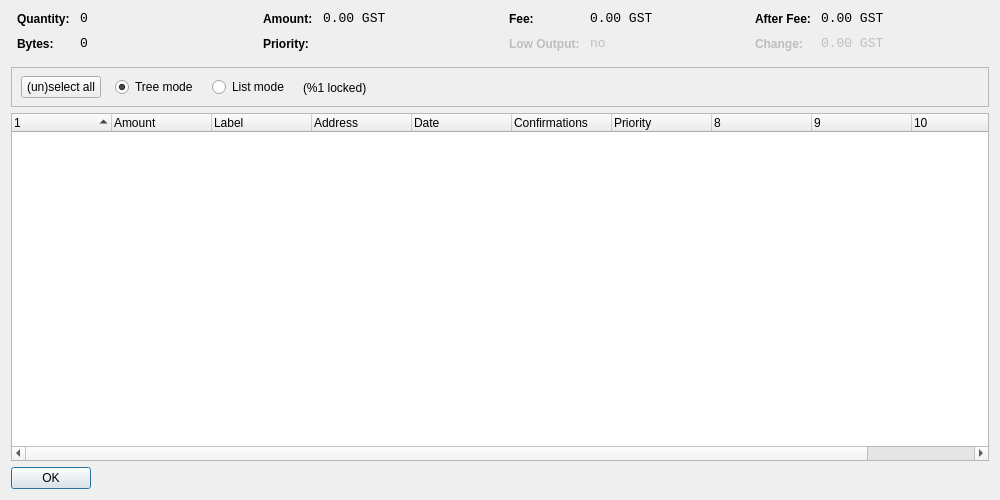
<?xml version="1.0" encoding="UTF-8"?>
<ui version="4.0">
 <class>CoinControlDialog</class>
 <widget class="QDialog" name="CoinControlDialog">
  <property name="geometry">
   <rect>
    <x>0</x>
    <y>0</y>
    <width>1000</width>
    <height>500</height>
   </rect>
  </property>
  <property name="windowTitle">
   <string>Coin Control</string>
  </property>
  <layout class="QVBoxLayout" name="verticalLayout">
   <item>
    <layout class="QHBoxLayout" name="horizontalLayoutTop" stretch="0,0,0,0">
     <property name="topMargin">
      <number>0</number>
     </property>
     <property name="bottomMargin">
      <number>10</number>
     </property>
     <item>
      <layout class="QFormLayout" name="formLayoutCoinControl1">
       <property name="horizontalSpacing">
        <number>10</number>
       </property>
       <property name="verticalSpacing">
        <number>10</number>
       </property>
       <property name="leftMargin">
        <number>6</number>
       </property>
       <property name="rightMargin">
        <number>6</number>
       </property>
       <item row="0" column="0">
        <widget class="QLabel" name="labelCoinControlQuantityText">
         <property name="styleSheet">
          <string notr="true">font-weight:bold;</string>
         </property>
         <property name="text">
          <string>Quantity:</string>
         </property>
        </widget>
       </item>
       <item row="0" column="1">
        <widget class="QLabel" name="labelCoinControlQuantity">
         <property name="font">
          <font>
           <family>Monospace</family>
           <pointsize>10</pointsize>
          </font>
         </property>
         <property name="cursor">
          <cursorShape>IBeamCursor</cursorShape>
         </property>
         <property name="contextMenuPolicy">
          <enum>Qt::ActionsContextMenu</enum>
         </property>
         <property name="text">
          <string notr="true">0</string>
         </property>
         <property name="textInteractionFlags">
          <set>Qt::LinksAccessibleByMouse|Qt::TextSelectableByKeyboard|Qt::TextSelectableByMouse</set>
         </property>
        </widget>
       </item>
       <item row="1" column="0">
        <widget class="QLabel" name="labelCoinControlBytesText">
         <property name="styleSheet">
          <string notr="true">font-weight:bold;</string>
         </property>
         <property name="text">
          <string>Bytes:</string>
         </property>
        </widget>
       </item>
       <item row="1" column="1">
        <widget class="QLabel" name="labelCoinControlBytes">
         <property name="font">
          <font>
           <family>Monospace</family>
           <pointsize>10</pointsize>
          </font>
         </property>
         <property name="cursor">
          <cursorShape>IBeamCursor</cursorShape>
         </property>
         <property name="contextMenuPolicy">
          <enum>Qt::ActionsContextMenu</enum>
         </property>
         <property name="text">
          <string notr="true">0</string>
         </property>
         <property name="textInteractionFlags">
          <set>Qt::LinksAccessibleByMouse|Qt::TextSelectableByKeyboard|Qt::TextSelectableByMouse</set>
         </property>
        </widget>
       </item>
      </layout>
     </item>
     <item>
      <layout class="QFormLayout" name="formLayoutCoinControl2">
       <property name="horizontalSpacing">
        <number>10</number>
       </property>
       <property name="verticalSpacing">
        <number>10</number>
       </property>
       <property name="leftMargin">
        <number>6</number>
       </property>
       <property name="rightMargin">
        <number>6</number>
       </property>
       <item row="0" column="0">
        <widget class="QLabel" name="labelCoinControlAmountText">
         <property name="styleSheet">
          <string notr="true">font-weight:bold;</string>
         </property>
         <property name="text">
          <string>Amount:</string>
         </property>
        </widget>
       </item>
       <item row="0" column="1">
        <widget class="QLabel" name="labelCoinControlAmount">
         <property name="font">
          <font>
           <family>Monospace</family>
           <pointsize>10</pointsize>
          </font>
         </property>
         <property name="cursor">
          <cursorShape>IBeamCursor</cursorShape>
         </property>
         <property name="contextMenuPolicy">
          <enum>Qt::ActionsContextMenu</enum>
         </property>
         <property name="text">
          <string notr="true">0.00 GST</string>
         </property>
         <property name="textInteractionFlags">
          <set>Qt::LinksAccessibleByMouse|Qt::TextSelectableByKeyboard|Qt::TextSelectableByMouse</set>
         </property>
        </widget>
       </item>
       <item row="1" column="0">
        <widget class="QLabel" name="labelCoinControlPriorityText">
         <property name="styleSheet">
          <string notr="true">font-weight:bold;</string>
         </property>
         <property name="text">
          <string>Priority:</string>
         </property>
        </widget>
       </item>
       <item row="1" column="1">
        <widget class="QLabel" name="labelCoinControlPriority">
         <property name="font">
          <font>
           <family>Monospace</family>
           <pointsize>10</pointsize>
          </font>
         </property>
         <property name="cursor">
          <cursorShape>IBeamCursor</cursorShape>
         </property>
         <property name="contextMenuPolicy">
          <enum>Qt::ActionsContextMenu</enum>
         </property>
         <property name="text">
          <string/>
         </property>
         <property name="textInteractionFlags">
          <set>Qt::LinksAccessibleByMouse|Qt::TextSelectableByKeyboard|Qt::TextSelectableByMouse</set>
         </property>
        </widget>
       </item>
      </layout>
     </item>
     <item>
      <layout class="QFormLayout" name="formLayoutCoinControl3">
       <property name="horizontalSpacing">
        <number>10</number>
       </property>
       <property name="verticalSpacing">
        <number>10</number>
       </property>
       <property name="leftMargin">
        <number>6</number>
       </property>
       <property name="rightMargin">
        <number>6</number>
       </property>
       <item row="0" column="0">
        <widget class="QLabel" name="labelCoinControlFeeText">
         <property name="styleSheet">
          <string notr="true">font-weight:bold;</string>
         </property>
         <property name="text">
          <string>Fee:</string>
         </property>
        </widget>
       </item>
       <item row="0" column="1">
        <widget class="QLabel" name="labelCoinControlFee">
         <property name="font">
          <font>
           <family>Monospace</family>
           <pointsize>10</pointsize>
          </font>
         </property>
         <property name="cursor">
          <cursorShape>IBeamCursor</cursorShape>
         </property>
         <property name="contextMenuPolicy">
          <enum>Qt::ActionsContextMenu</enum>
         </property>
         <property name="text">
          <string notr="true">0.00 GST</string>
         </property>
         <property name="textInteractionFlags">
          <set>Qt::LinksAccessibleByMouse|Qt::TextSelectableByKeyboard|Qt::TextSelectableByMouse</set>
         </property>
        </widget>
       </item>
       <item row="1" column="0">
        <widget class="QLabel" name="labelCoinControlLowOutputText">
         <property name="enabled">
          <bool>false</bool>
         </property>
         <property name="styleSheet">
          <string notr="true">font-weight:bold;</string>
         </property>
         <property name="text">
          <string>Low Output:</string>
         </property>
        </widget>
       </item>
       <item row="1" column="1">
        <widget class="QLabel" name="labelCoinControlLowOutput">
         <property name="enabled">
          <bool>false</bool>
         </property>
         <property name="font">
          <font>
           <family>Monospace</family>
           <pointsize>10</pointsize>
          </font>
         </property>
         <property name="cursor">
          <cursorShape>IBeamCursor</cursorShape>
         </property>
         <property name="contextMenuPolicy">
          <enum>Qt::ActionsContextMenu</enum>
         </property>
         <property name="text">
          <string>no</string>
         </property>
         <property name="textInteractionFlags">
          <set>Qt::LinksAccessibleByMouse|Qt::TextSelectableByKeyboard|Qt::TextSelectableByMouse</set>
         </property>
        </widget>
       </item>
      </layout>
     </item>
     <item>
      <layout class="QFormLayout" name="formLayoutCoinControl4">
       <property name="horizontalSpacing">
        <number>10</number>
       </property>
       <property name="verticalSpacing">
        <number>10</number>
       </property>
       <property name="leftMargin">
        <number>6</number>
       </property>
       <property name="rightMargin">
        <number>6</number>
       </property>
       <item row="0" column="0">
        <widget class="QLabel" name="labelCoinControlAfterFeeText">
         <property name="styleSheet">
          <string notr="true">font-weight:bold;</string>
         </property>
         <property name="text">
          <string>After Fee:</string>
         </property>
        </widget>
       </item>
       <item row="0" column="1">
        <widget class="QLabel" name="labelCoinControlAfterFee">
         <property name="font">
          <font>
           <family>Monospace</family>
           <pointsize>10</pointsize>
          </font>
         </property>
         <property name="cursor">
          <cursorShape>IBeamCursor</cursorShape>
         </property>
         <property name="contextMenuPolicy">
          <enum>Qt::ActionsContextMenu</enum>
         </property>
         <property name="text">
          <string notr="true">0.00 GST</string>
         </property>
         <property name="textInteractionFlags">
          <set>Qt::LinksAccessibleByMouse|Qt::TextSelectableByKeyboard|Qt::TextSelectableByMouse</set>
         </property>
        </widget>
       </item>
       <item row="1" column="0">
        <widget class="QLabel" name="labelCoinControlChangeText">
         <property name="enabled">
          <bool>false</bool>
         </property>
         <property name="styleSheet">
          <string notr="true">font-weight:bold;</string>
         </property>
         <property name="text">
          <string>Change:</string>
         </property>
        </widget>
       </item>
       <item row="1" column="1">
        <widget class="QLabel" name="labelCoinControlChange">
         <property name="enabled">
          <bool>false</bool>
         </property>
         <property name="font">
          <font>
           <family>Monospace</family>
           <pointsize>10</pointsize>
          </font>
         </property>
         <property name="cursor">
          <cursorShape>IBeamCursor</cursorShape>
         </property>
         <property name="contextMenuPolicy">
          <enum>Qt::ActionsContextMenu</enum>
         </property>
         <property name="text">
          <string notr="true">0.00 GST</string>
         </property>
         <property name="textInteractionFlags">
          <set>Qt::LinksAccessibleByMouse|Qt::TextSelectableByKeyboard|Qt::TextSelectableByMouse</set>
         </property>
        </widget>
       </item>
      </layout>
     </item>
    </layout>
   </item>
   <item>
    <widget class="QFrame" name="frame">
     <property name="minimumSize">
      <size>
       <width>0</width>
       <height>40</height>
      </size>
     </property>
     <property name="frameShape">
      <enum>QFrame::StyledPanel</enum>
     </property>
     <property name="frameShadow">
      <enum>QFrame::Sunken</enum>
     </property>
     <widget class="QWidget" name="horizontalLayoutWidget">
      <property name="geometry">
       <rect>
        <x>10</x>
        <y>0</y>
        <width>781</width>
        <height>41</height>
       </rect>
      </property>
      <layout class="QHBoxLayout" name="horizontalLayoutPanel" stretch="0,0,0,0,0">
       <property name="spacing">
        <number>14</number>
       </property>
       <item>
        <widget class="QPushButton" name="pushButtonSelectAll">
         <property name="sizePolicy">
          <sizepolicy hsizetype="Maximum" vsizetype="Fixed">
           <horstretch>0</horstretch>
           <verstretch>0</verstretch>
          </sizepolicy>
         </property>
         <property name="text">
          <string>(un)select all</string>
         </property>
        </widget>
       </item>
       <item>
        <widget class="QRadioButton" name="radioTreeMode">
         <property name="sizePolicy">
          <sizepolicy hsizetype="Maximum" vsizetype="Fixed">
           <horstretch>0</horstretch>
           <verstretch>0</verstretch>
          </sizepolicy>
         </property>
         <property name="text">
          <string>Tree mode</string>
         </property>
         <property name="checked">
          <bool>true</bool>
         </property>
        </widget>
       </item>
       <item>
        <widget class="QRadioButton" name="radioListMode">
         <property name="sizePolicy">
          <sizepolicy hsizetype="Maximum" vsizetype="Fixed">
           <horstretch>0</horstretch>
           <verstretch>0</verstretch>
          </sizepolicy>
         </property>
         <property name="text">
          <string>List mode</string>
         </property>
        </widget>
       </item>
       <item>
        <widget class="QLabel" name="labelLocked">
         <property name="text">
          <string>(%1 locked)</string>
         </property>
        </widget>
       </item>
       <item>
        <spacer name="horizontalSpacer">
         <property name="orientation">
          <enum>Qt::Horizontal</enum>
         </property>
         <property name="sizeHint" stdset="0">
          <size>
           <width>40</width>
           <height>20</height>
          </size>
         </property>
        </spacer>
       </item>
      </layout>
     </widget>
    </widget>
   </item>
   <item>
    <widget class="CoinControlTreeWidget" name="treeWidget">
     <property name="contextMenuPolicy">
      <enum>Qt::CustomContextMenu</enum>
     </property>
     <property name="sortingEnabled">
      <bool>false</bool>
     </property>
     <property name="columnCount">
      <number>11</number>
     </property>
     <attribute name="headerShowSortIndicator" stdset="0">
      <bool>true</bool>
     </attribute>
     <attribute name="headerStretchLastSection">
      <bool>false</bool>
     </attribute>
     <column>
      <property name="text">
       <string/>
      </property>
     </column>
     <column>
      <property name="text">
       <string>Amount</string>
      </property>
     </column>
     <column>
      <property name="text">
       <string>Label</string>
      </property>
     </column>
     <column>
      <property name="text">
       <string>Address</string>
      </property>
     </column>
     <column>
      <property name="text">
       <string>Date</string>
      </property>
     </column>
     <column>
      <property name="text">
       <string>Confirmations</string>
      </property>
      <property name="toolTip">
       <string>Confirmed</string>
      </property>
     </column>
     <column>
      <property name="text">
       <string>Priority</string>
      </property>
     </column>
     <column>
      <property name="text">
       <string/>
      </property>
     </column>
     <column>
      <property name="text">
       <string/>
      </property>
     </column>
     <column>
      <property name="text">
       <string/>
      </property>
     </column>
     <column>
      <property name="text">
       <string/>
      </property>
     </column>
    </widget>
   </item>
   <item>
    <widget class="QDialogButtonBox" name="buttonBox">
     <property name="sizePolicy">
      <sizepolicy hsizetype="Maximum" vsizetype="Fixed">
       <horstretch>0</horstretch>
       <verstretch>0</verstretch>
      </sizepolicy>
     </property>
     <property name="orientation">
      <enum>Qt::Horizontal</enum>
     </property>
     <property name="standardButtons">
      <set>QDialogButtonBox::Ok</set>
     </property>
    </widget>
   </item>
  </layout>
 </widget>
 <customwidgets>
  <customwidget>
   <class>CoinControlTreeWidget</class>
   <extends>QTreeWidget</extends>
   <header>coincontroltreewidget.h</header>
  </customwidget>
 </customwidgets>
 <resources/>
 <connections/>
</ui>
